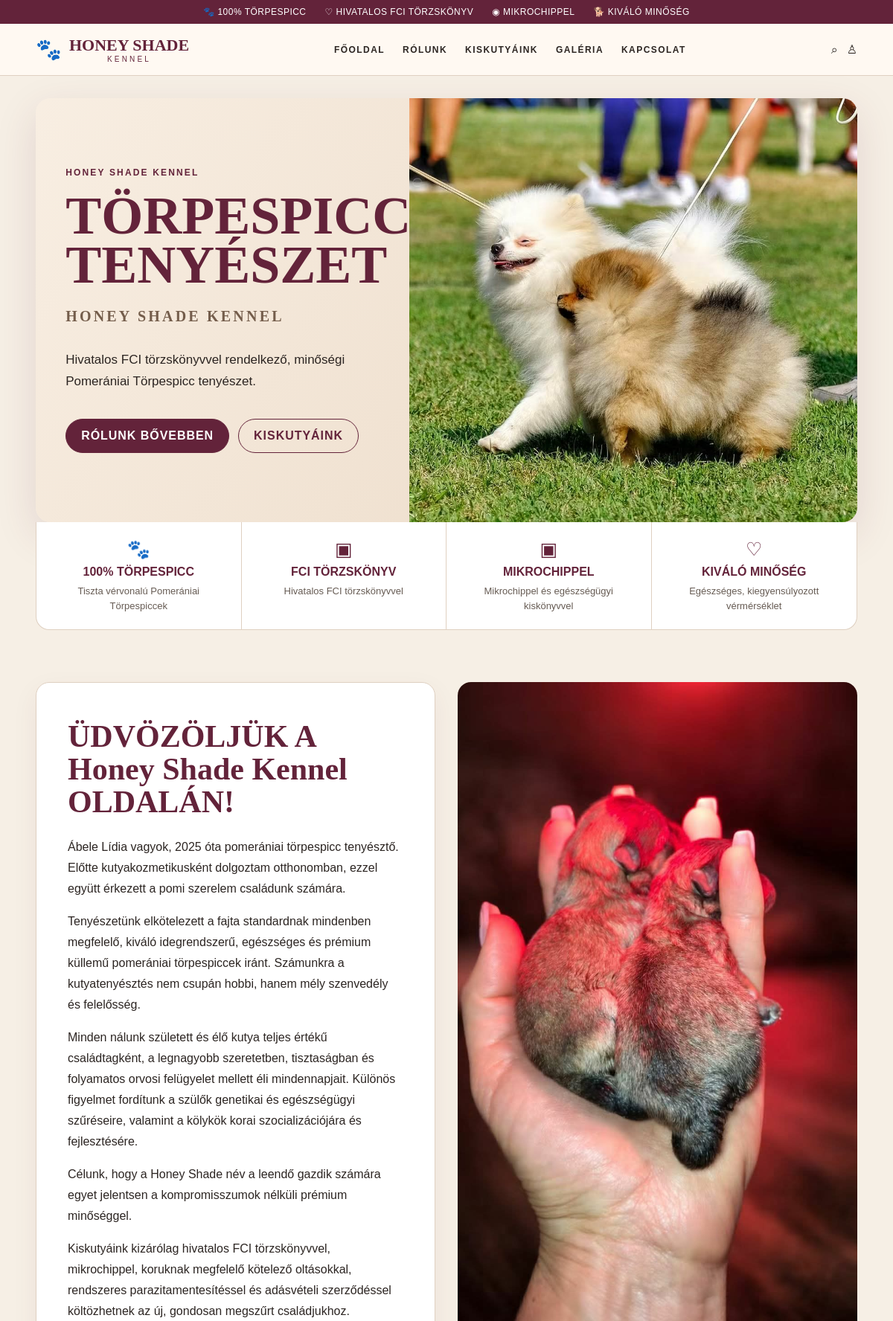
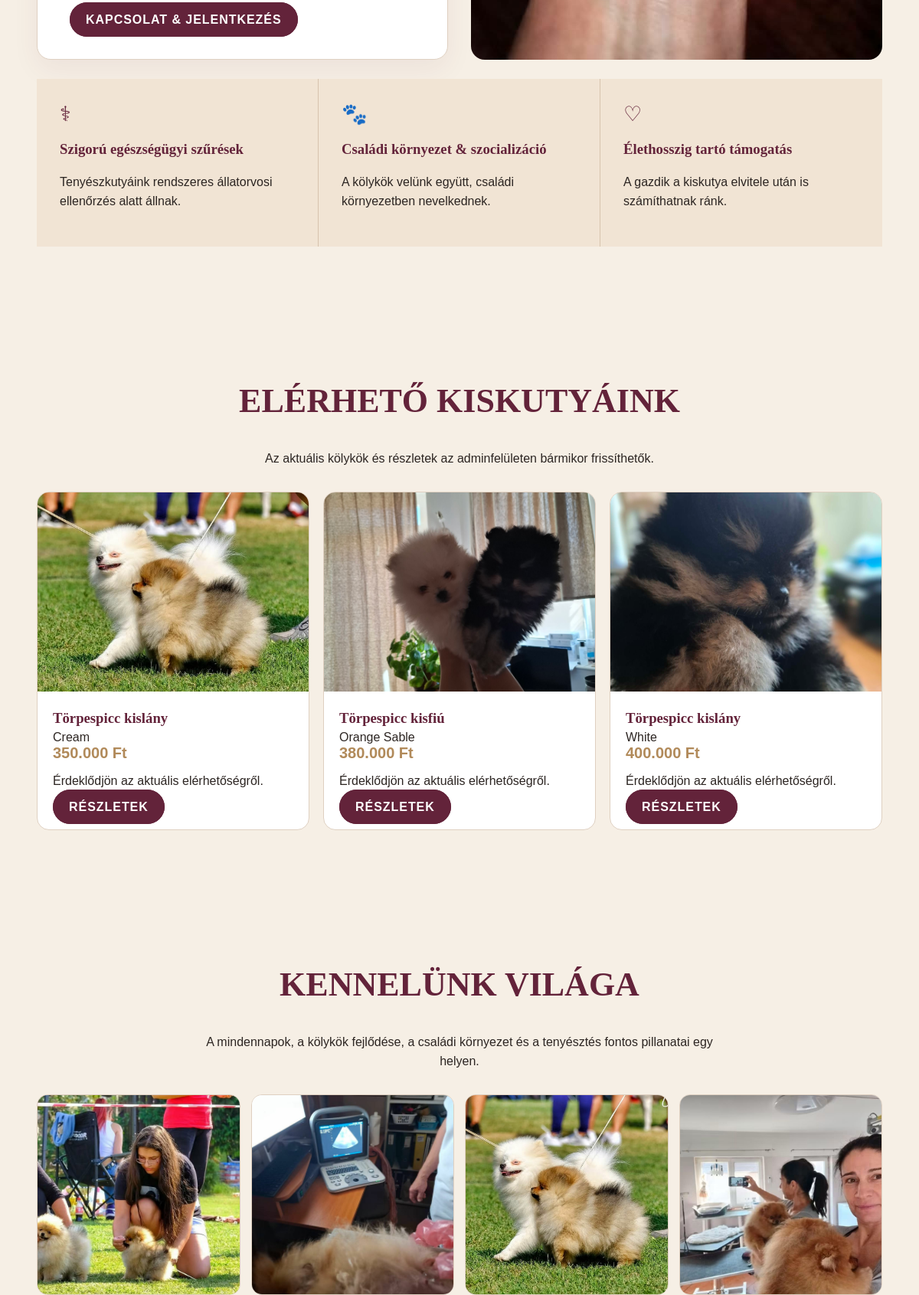
The page / (upper part) on the database its author committed (2 pictures, top to bottom).
### tables this page shows
CREATE TABLE content (key TEXT PRIMARY KEY, value TEXT NOT NULL);

CREATE TABLE puppies (id INTEGER PRIMARY KEY AUTOINCREMENT, name TEXT NOT NULL, color TEXT DEFAULT '', price TEXT DEFAULT '', image TEXT DEFAULT '', description TEXT DEFAULT '', available INTEGER DEFAULT 1, sort_order INTEGER DEFAULT 0);

CREATE TABLE gallery (id INTEGER PRIMARY KEY AUTOINCREMENT, filename TEXT NOT NULL, title TEXT DEFAULT '', sort_order INTEGER DEFAULT 0);

### app.py (the view)
@app.route('/')
def home():
    con=db(); gallery=con.execute('SELECT * FROM gallery ORDER BY sort_order,id').fetchall(); puppies=con.execute('SELECT * FROM puppies WHERE available=1 ORDER BY sort_order,id').fetchall(); con.close()
    return render_template('index.html', gallery=gallery, puppies=puppies)

### app.py (called while the page is built)
def db():
    con = sqlite3.connect(DB_PATH)
    con.row_factory = sqlite3.Row
    return con

def content():
    con=db(); rows=con.execute('SELECT key,value FROM content').fetchall(); con.close(); return {r['key']:r['value'] for r in rows}

def csrf():
    if 'csrf' not in session: session['csrf']=secrets.token_urlsafe(24)
    return session['csrf']

@app.context_processor
def inject(): return {'site':content(), 'csrf_token':csrf()}

### templates/index.html (shortened to what this page needs)
{% extends 'base.html' %}{% block content %}<main class="wrap" id="home"><section class="hero"><div class="heroText"><span class="eyebrow">HONEY SHADE KENNEL</span><h1>{{site.hero_title}}</h1><h2>{{site.hero_subtitle}}</h2><p>{{site.hero_text}}</p><div class="buttons"><a class="btn primary" href="#rolunk">RÓLUNK BŐVEBBEN</a><a class="btn" href="#kiskutyak">KISKUTYÁINK</a></div></div><div class="heroImg"></div></section><div class="trust"><div class="trustItem"><i>🐾</i><b>100% TÖRPESPICC</b><span>Tiszta vérvonalú Pomerániai Törpespiccek</span></div><div class="trustItem"><i>▣</i><b>FCI TÖRZSKÖNYV</b><span>Hivatalos FCI törzskönyvvel</span></div><div class="trustItem"><i>▣</i><b>MIKROCHIPPEL</b><span>Mikrochippel és egészségügyi kiskönyvvel</span></div><div class="trustItem"><i>♡</i><b>KIVÁLÓ MINŐSÉG</b><span>Egészséges, kiegyensúlyozott vérmérséklet</span></div></div>
<section class="section" id="rolunk"><div class="about"><div class="panel"><h2>{{site.about_title}}</h2>{% for p in site.about_text.split('\n\n') %}<p>{{p}}</p>{% endfor %}<a class="btn primary" href="#kapcsolat">KAPCSOLAT & JELENTKEZÉS</a></div><div class="aboutImg"></div></div><div class="values"><div class="value"><i>⚕</i><h3>Szigorú egészségügyi szűrések</h3><p>Tenyészkutyáink rendszeres állatorvosi ellenőrzés alatt állnak.</p></div><div class="value"><i>🐾</i><h3>Családi környezet & szocializáció</h3><p>A kölykök velünk együtt, családi környezetben nevelkednek.</p></div><div class="value"><i>♡</i><h3>Élethosszig tartó támogatás</h3><p>A gazdik a kiskutya elvitele után is számíthatnak ránk.</p></div></div></section>
<section class="section" id="kiskutyak"><h2 class="galleryTitle">ELÉRHETŐ KISKUTYÁINK</h2><p class="galleryText">Az aktuális kölykök és részletek az adminfelületen bármikor frissíthetők.</p><div class="puppies">{% for p in puppies %}<article class="puppy"><img src="{{url_for('static',filename='uploads/'+p.image)}}" alt="{{p.name}}"><div class="pbody"><h3>{{p.name}}</h3><div>{{p.color}}</div><div class="price">{{p.price}}</div><p>{{p.description}}</p><a class="btn primary" href="#kapcsolat">RÉSZLETEK</a></div></article>{% endfor %}</div></section>
<section class="section" id="galeria"><h2 class="galleryTitle">{{site.gallery_title}}</h2><p class="galleryText">{{site.gallery_text}}</p><div class="gallery">{% for g in gallery %}<figure><img src="{{url_for('static',filename='uploads/'+g.filename)}}" alt="{{g.title or 'Honey Shade Kennel'}}" loading="lazy">{% if g.title %}<figcaption>{{g.title}}</figcaption>{% endif %}</figure>{% endfor %}</div></section>
</main>{% endblock %}

### templates/base.html (shortened to what this page needs)
<!doctype html><html lang="hu"><head></head><body>
<div class="top"><span>🐾 100% TÖRPESPICC</span><span>♡ HIVATALOS FCI TÖRZSKÖNYV</span><span>◉ MIKROCHIPPEL</span><span>🐕 KIVÁLÓ MINŐSÉG</span></div>
<header class="header"><a class="logo" href="{{ url_for('home') }}"><span class="paw">🐾</span><span><b>HONEY SHADE</b><small>KENNEL</small></span></a><nav class="nav"><a href="/#home">FŐOLDAL</a><a href="/#rolunk">RÓLUNK</a><a href="/#kiskutyak">KISKUTYÁINK</a><a href="/#galeria">GALÉRIA</a><a href="/#kapcsolat">KAPCSOLAT</a></nav><div class="icons"><span>⌕</span><a href="{{ url_for('admin_login') }}" title="Admin">♙</a><button class="hamb" onclick="document.querySelector('.nav').style.display='flex'">☰</button></div></header>
{% block content %}{% endblock %}
</body></html>

### templates/base.html (style rules this page uses)
:root { --wine:#63233a;--wine2:#431827;--cream:#f6efe5;--cream2:#fffaf3;--gold:#b18a5a;--ink:#2c2522;--line:#dfd0c1 }
* { box-sizing:border-box }
html { scroll-behavior:smooth }
body { margin:0;background:var(--cream);color:var(--ink);font-family:Arial,Helvetica,sans-serif }
h1,h2,h3,.serif { font-family:Georgia,'Times New Roman',serif }
a { color:inherit;text-decoration:none }
.top { background:var(--wine);color:#fff;padding:9px 4%;display:flex;gap:25px;justify-content:center;flex-wrap:wrap;font-size:12px;letter-spacing:.04em }
.header { position:sticky;top:0;z-index:20;background:#fffaf3ee;backdrop-filter:blur(10px);border-bottom:1px solid var(--line);display:flex;align-items:center;justify-content:space-between;padding:16px 4% }
.logo { display:flex;align-items:center;gap:10px;color:var(--wine) }
.paw { font-size:28px }
.logo b { display:block;font:700 22px Georgia }
.logo small { display:block;letter-spacing:.32em;font-size:10px;text-align:center }
.nav { display:flex;gap:24px;font-size:12px;font-weight:700;letter-spacing:.12em }
.icons { display:flex;gap:12px;align-items:center }
.wrap { max-width:1380px;margin:auto;padding:30px 4% }
.hero { display:grid;grid-template-columns:1fr 1.2fr;min-height:570px;border-radius:20px;overflow:hidden;background:linear-gradient(120deg,#f8eee2,#ead8c4);box-shadow:0 18px 55px #63233a22 }
.heroText { padding:70px 8%;display:flex;flex-direction:column;justify-content:center }
.eyebrow { color:var(--wine);letter-spacing:.18em;font-size:12px;font-weight:bold }
.hero h1 { font-size:clamp(48px,6vw,82px);line-height:.92;color:var(--wine);margin:18px 0 8px;white-space:pre-line }
.hero h2 { font-size:20px;letter-spacing:.16em;color:#745d4b }
.hero p { max-width:520px;font-size:17px;line-height:1.7 }
.buttons { display:flex;gap:12px;flex-wrap:wrap;margin-top:18px }
.btn { border:1px solid var(--wine);background:transparent;color:var(--wine);padding:13px 20px;border-radius:999px;font-weight:700;letter-spacing:.06em;cursor:pointer }
.btn.primary { background:var(--wine);color:#fff }
.heroImg { min-height:520px;background:url('/static/uploads/03.jpg') center/cover no-repeat }
.trust { display:grid;grid-template-columns:repeat(4,1fr);background:#fff;border:1px solid var(--line);border-top:0;border-radius:0 0 18px 18px }
.trustItem { text-align:center;padding:22px;border-right:1px solid var(--line) }
.trustItem:last-child { border:0 }
.trustItem i { display:block;font-size:25px;color:var(--wine);font-style:normal }
.trustItem b { display:block;color:var(--wine);margin:7px 0 }
.trustItem span { font-size:13px;line-height:1.5;color:#675c54 }
.section { padding:70px 0 }
.about { display:grid;grid-template-columns:1fr 1fr;gap:30px;align-items:stretch }
.panel { background:#fff;border:1px solid var(--line);border-radius:18px;padding:42px;box-shadow:0 12px 35px #63233a10 }
.about h2 { white-space:pre-line;color:var(--wine);font-size:42px;line-height:1.05;margin:8px 0 25px }
.about p { line-height:1.75;white-space:pre-line }
.aboutImg { min-height:520px;border-radius:18px;background:url('/static/uploads/12.jpg') center/cover }
.values { display:grid;grid-template-columns:repeat(3,1fr);gap:0;margin-top:25px }
.value { padding:30px;background:#f1e4d4;border-right:1px solid #d7c3ad }
.value:last-child { border:0 }
.value i { font-style:normal;font-size:27px;color:var(--wine) }
.value h3 { color:var(--wine) }
.value p { line-height:1.6 }
.galleryTitle { text-align:center;color:var(--wine);font-size:44px }
.galleryText { text-align:center;max-width:700px;margin:0 auto 30px;line-height:1.6 }
.gallery { display:grid;grid-template-columns:repeat(4,1fr);gap:14px }
.gallery figure { margin:0;background:#fff;border-radius:14px;overflow:hidden;border:1px solid var(--line) }
.gallery img { display:block;width:100%;height:260px;object-fit:cover }
.puppies { display:grid;grid-template-columns:repeat(3,1fr);gap:18px }
.puppy { background:#fff;border:1px solid var(--line);border-radius:16px;overflow:hidden }
.puppy img { width:100%;height:260px;object-fit:cover }
.puppy .pbody { padding:20px }
.puppy h3 { color:var(--wine);margin:0 0 5px }
.price { font-weight:bold;color:var(--gold);font-size:20px }

### rows shown on the page
content: hero_title "TÖRPESPICC TENYÉSZET"
content: hero_subtitle "HONEY SHADE KENNEL"
content: hero_text "Hivatalos FCI törzskönyvvel rendelkező, minőségi Pomerániai Törpespicc tenyészet."
content: about_title "ÜDVÖZÖLJÜK A Honey Shade Kennel OLDALÁN!"
puppies: image (picture), name "Törpespicc kislány", color "Cream", price "350.000 Ft", description "Érdeklődjön az aktuális elérhetőségről."
puppies: image (picture), name "Törpespicc kisfiú", color "Orange Sable", price "380.000 Ft", description "Érdeklődjön az aktuális elérhetőségről."
puppies: image (picture), name "Törpespicc kislány", color "White", price "400.000 Ft", description "Érdeklődjön az aktuális elérhetőségről."
content: gallery_title "KENNELÜNK VILÁGA"
content: gallery_text "A mindennapok, a kölykök fejlődése, a családi környezet és a tenyésztés fontos pillanatai egy helyen."
gallery: filename (picture)
gallery: filename (picture)
gallery: filename (picture)
gallery: filename (picture)

### other values the page prints
{{ p }} "Ábele Lídia vagyok, 2025 óta pomerániai törpespicc tenyésztő. Előtte kutyakozmetikusként dolgoztam otthonomban, ezzel együtt érkezett a pomi szerelem családunk számára." "Célunk, hogy a Honey Shade név a leendő gazdik számára egyet jelentsen a kompromisszumok nélküli prémium minőséggel."
